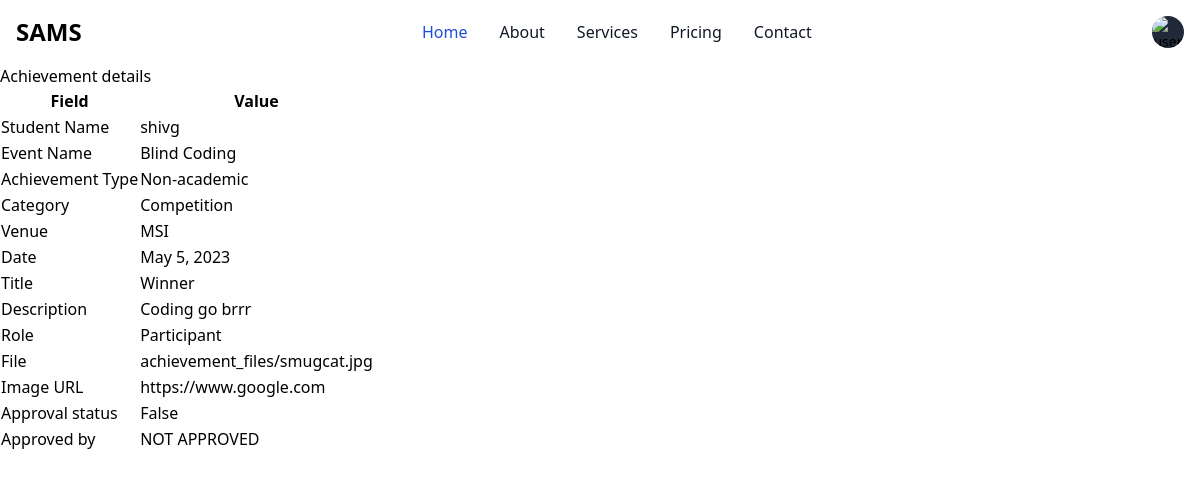
The app's page /achievementDetails/6/ (signed in) with its own data.
### home/models.py (models this page shows)
class StudentAchievement(models.Model):
    type_choices = (
        ('1', 'Academic'),
        ('2', 'Non-Academic'),
    )
    student = models.ForeignKey(Student, on_delete=models.CASCADE, unique=False)
    event_name = models.CharField(max_length=255)
    achievement_type = models.CharField(max_length=255, choices=type_choices)
    category = models.CharField(max_length=255)
    venue = models.CharField(max_length=255)
    date = models.DateField()
    title = models.CharField(max_length=255)
    desc = models.CharField(max_length=255)
    role = models.CharField(max_length=255)
    file = models.FileField(upload_to='achievement_files/')
    image_url = models.URLField()
    approved = models.BooleanField(default=False)
    approved_by = models.ForeignKey(Faculty, on_delete=models.PROTECT, null=True, blank=True)

### home/views.py (the view)
# urls.py: path('achievementDetails/<int:achievement_id>/', view_details, name='achievement details'),
def view_details(request, achievement_id):
    achievement = StudentAchievement.objects.get(id=achievement_id)
    if achievement.approved_by == None:
        approved_by = "NOT APPROVED"
    else:
        approved_by = achievement.approved_by.user.first_name + achievement.approved_by.user.last_name
    achievement_type = 'Academic' if achievement.achievement_type == '1' else 'Non-academic'
    details = [
        ('Student Name', achievement.student.user.first_name + achievement.student.user.last_name ),
        ('Event Name', achievement.event_name),
        ('Achievement Type', achievement_type),
        ('Category', achievement.category),
        ('Venue', achievement.venue),
        ('Date', achievement.date),
        ('Title', achievement.title),
        ('Description', achievement.desc),
        ('Role', achievement.role),
        ('File', achievement.file),
        ('Image URL', achievement.image_url),
        ('Approval status', achievement.approved),
        ('Approved by', approved_by),
    ]
    return render(request, "home/achievement_details.html", {'achievement_details': details})

### templates/home/achievement_details.html (shortened to what this page needs)
{% extends 'base.html' %}
{% load home_extras %}
{% block heading %} Achievement details {% endblock %}
{% block content %}
<table>
    <thead>
        <th> Field </th>
        <th> Value </th>
    </thead>
    {% for key, val in achievement_details %}
    <tr>
        <td> {{ key }}</td>
        <td> {{ val }}</td>
    </tr>
    {% endfor %}
</table>
{% endblock %}

### records on screen
StudentAchievement: achievement_details "Blind Coding" "Competition" "MSI" "May 5, 2023" "Winner" "Coding go brrr" "Participant" "achievement_files/smugcat.jpg" "https://www.google.com"

### other values on screen
{{ key }} "Student Name" "Event Name" "Achievement Type" "Category" "Venue" "Date" "Title" "Description" "Role" "File" "Image URL" "Approval status" "Approved by"
{{ val }} "shivg" "Non-academic" "False" "NOT APPROVED"
